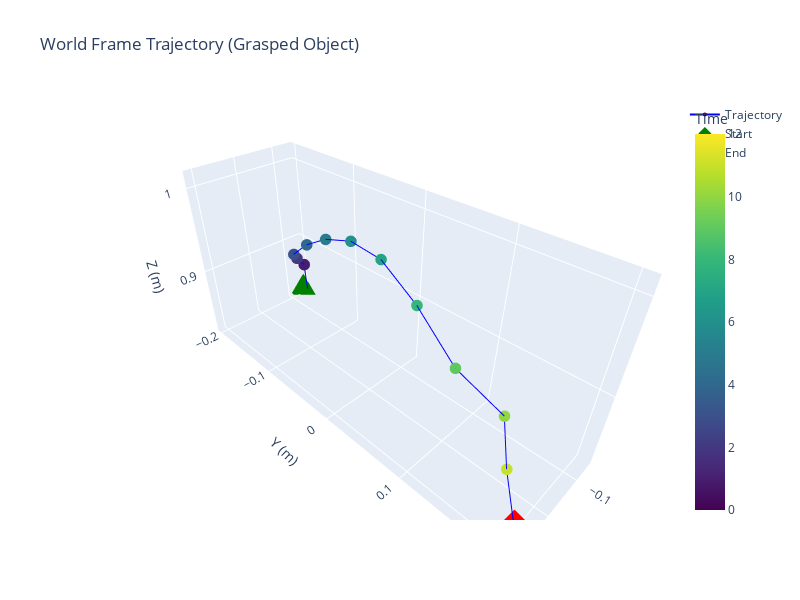

This figure's notebook cell:
### Markdown cell above
### 3D Trajectory Plot

### Code cell
# World frame 3D trajectory
pos_world = extract_positions(state_in_world)

fig = go.Figure()

# Trajectory line
fig.add_trace(go.Scatter3d(
    x=pos_world[:, 0],
    y=pos_world[:, 1],
    z=pos_world[:, 2],
    mode='lines+markers',
    marker=dict(size=4, color=np.arange(len(pos_world)), colorscale='Viridis', showscale=True, colorbar=dict(title='Time')),
    line=dict(color='blue', width=2),
    name='Trajectory'
))

# Start point
fig.add_trace(go.Scatter3d(
    x=[pos_world[0, 0]],
    y=[pos_world[0, 1]],
    z=[pos_world[0, 2]],
    mode='markers',
    marker=dict(size=10, color='green', symbol='diamond'),
    name='Start'
))

# End point
fig.add_trace(go.Scatter3d(
    x=[pos_world[-1, 0]],
    y=[pos_world[-1, 1]],
    z=[pos_world[-1, 2]],
    mode='markers',
    marker=dict(size=10, color='red', symbol='diamond'),
    name='End'
))

fig.update_layout(
    title='World Frame Trajectory (Grasped Object)',
    scene=dict(
        xaxis_title='X (m)',
        yaxis_title='Y (m)',
        zaxis_title='Z (m)',
        aspectmode='data'
    ),
    width=800,
    height=600
)

fig.show()

### Figure 1 — Plotly figure (JSON) as saved in the notebook; plotly's stock layout.template omitted (floating-point values rounded to 4 significant figures)
{"data": [{"line": {"color": "blue", "width": 2}, "marker": {"color": [0, 1, 2, 3, 4, 5, 6, 7, 8, 9, 10, 11, 12], "colorbar": {"title": {"text": "Time"}}, "colorscale": [[0, "#440154"], [0.1111, "#482878"], [0.2222, "#3e4989"], [0.3333, "#31688e"], [0.4444, "#26828e"], [0.5556, "#1f9e89"], [0.6667, "#35b779"], [0.7778, "#6ece58"], [0.8889, "#b5de2b"], [1, "#fde725"]], "showscale": true, "size": 4}, "mode": "lines+markers", "name": "Trajectory", "type": "scatter3d", "x": [-0.1225, -0.1116, -0.08288, -0.05628, -0.04542, -0.03606, -0.02519, -0.01133, 0.001062, 0.005758, -0.01163, -0.0124, -0.01695], "y": [-0.1956, -0.1835, -0.1568, -0.1238, -0.0837, -0.04117, 0.005479, 0.05416, 0.1014, 0.1419, 0.1752, 0.1851, 0.2006], "z": [0.8215, 0.8696, 0.901, 0.9296, 0.9605, 0.9855, 1.005, 1.013, 1.0, 0.9706, 0.9362, 0.8865, 0.8214]}, {"marker": {"color": "green", "size": 10, "symbol": "diamond"}, "mode": "markers", "name": "Start", "type": "scatter3d", "x": [-0.1225], "y": [-0.1956], "z": [0.8215]}, {"marker": {"color": "red", "size": 10, "symbol": "diamond"}, "mode": "markers", "name": "End", "type": "scatter3d", "x": [-0.01695], "y": [0.2006], "z": [0.8214]}], "layout": {"height": 600, "scene": {"aspectmode": "data", "xaxis": {"title": {"text": "X (m)"}}, "yaxis": {"title": {"text": "Y (m)"}}, "zaxis": {"title": {"text": "Z (m)"}}}, "title": {"text": "World Frame Trajectory (Grasped Object)"}, "width": 800}}
